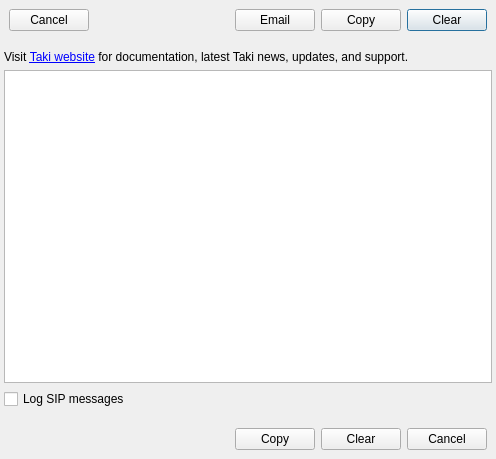
<?xml version="1.0" encoding="UTF-8"?>
<ui version="4.0">
 <class>HelpWindow</class>
 <widget class="QDialog" name="HelpWindow">
  <property name="geometry">
   <rect>
    <x>0</x>
    <y>0</y>
    <width>496</width>
    <height>459</height>
   </rect>
  </property>
  <property name="windowTitle">
   <string>Support</string>
  </property>
  <layout class="QGridLayout" name="gridLayout_2">
   <property name="margin">
    <number>0</number>
   </property>
   <item row="1" column="0">
    <layout class="QGridLayout" name="gridLayout">
     <property name="margin">
      <number>4</number>
     </property>
     <item row="2" column="0" colspan="3">
      <widget class="QCheckBox" name="cbLogSipMsg">
       <property name="text">
        <string>Log SIP messages</string>
       </property>
      </widget>
     </item>
     <item row="1" column="0" colspan="3">
      <widget class="QPlainTextEdit" name="logBrowser">
       <property name="focusPolicy">
        <enum>Qt::NoFocus</enum>
       </property>
       <property name="horizontalScrollBarPolicy">
        <enum>Qt::ScrollBarAlwaysOff</enum>
       </property>
       <property name="undoRedoEnabled">
        <bool>false</bool>
       </property>
       <property name="readOnly">
        <bool>true</bool>
       </property>
       <property name="textInteractionFlags">
        <set>Qt::NoTextInteraction</set>
       </property>
       <property name="maximumBlockCount">
        <number>10000</number>
       </property>
      </widget>
     </item>
     <item row="0" column="0" colspan="3">
      <widget class="QLabel" name="label">
       <property name="text">
        <string>&lt;html&gt;&lt;head/&gt;&lt;body&gt;&lt;p&gt;Visit &lt;a href=&quot;http://taki.sourceforge.net/&quot;&gt;Taki website&lt;/a&gt; for documentation, latest Taki news, updates, and support. &lt;/p&gt;&lt;/body&gt;&lt;/html&gt;</string>
       </property>
       <property name="wordWrap">
        <bool>true</bool>
       </property>
       <property name="openExternalLinks">
        <bool>true</bool>
       </property>
      </widget>
     </item>
    </layout>
   </item>
   <item row="0" column="0">
    <widget class="QFrame" name="frBBControls">
     <property name="frameShape">
      <enum>QFrame::NoFrame</enum>
     </property>
     <property name="frameShadow">
      <enum>QFrame::Plain</enum>
     </property>
     <layout class="QGridLayout" name="gridLayout_3">
      <item row="0" column="6">
       <widget class="QPushButton" name="btClearBB">
        <property name="text">
         <string>Clear</string>
        </property>
       </widget>
      </item>
      <item row="0" column="2">
       <widget class="QLabel" name="bbFrameLabel">
        <property name="text">
         <string/>
        </property>
       </widget>
      </item>
      <item row="0" column="5">
       <widget class="QPushButton" name="btCopyBB">
        <property name="text">
         <string>Copy</string>
        </property>
       </widget>
      </item>
      <item row="0" column="3">
       <spacer name="horizontalSpacer_3">
        <property name="orientation">
         <enum>Qt::Horizontal</enum>
        </property>
        <property name="sizeHint" stdset="0">
         <size>
          <width>40</width>
          <height>20</height>
         </size>
        </property>
       </spacer>
      </item>
      <item row="0" column="0">
       <widget class="QPushButton" name="btCancelBB">
        <property name="text">
         <string>Cancel</string>
        </property>
       </widget>
      </item>
      <item row="0" column="1">
       <spacer name="horizontalSpacer_2">
        <property name="orientation">
         <enum>Qt::Horizontal</enum>
        </property>
        <property name="sizeHint" stdset="0">
         <size>
          <width>40</width>
          <height>20</height>
         </size>
        </property>
       </spacer>
      </item>
      <item row="0" column="4">
       <widget class="QPushButton" name="btEmailBB">
        <property name="text">
         <string>Email</string>
        </property>
       </widget>
      </item>
     </layout>
    </widget>
   </item>
   <item row="2" column="0">
    <widget class="QFrame" name="frDesktopControls">
     <property name="frameShape">
      <enum>QFrame::NoFrame</enum>
     </property>
     <property name="frameShadow">
      <enum>QFrame::Plain</enum>
     </property>
     <layout class="QGridLayout" name="gridLayout_4">
      <item row="0" column="1">
       <widget class="QPushButton" name="btCopy">
        <property name="text">
         <string>Copy</string>
        </property>
       </widget>
      </item>
      <item row="0" column="2">
       <widget class="QPushButton" name="btClear">
        <property name="text">
         <string>Clear</string>
        </property>
       </widget>
      </item>
      <item row="0" column="3">
       <widget class="QPushButton" name="btCancel">
        <property name="text">
         <string>Cancel</string>
        </property>
       </widget>
      </item>
      <item row="0" column="0">
       <spacer name="horizontalSpacer_4">
        <property name="orientation">
         <enum>Qt::Horizontal</enum>
        </property>
        <property name="sizeHint" stdset="0">
         <size>
          <width>40</width>
          <height>20</height>
         </size>
        </property>
       </spacer>
      </item>
     </layout>
    </widget>
   </item>
  </layout>
 </widget>
 <resources/>
 <connections>
  <connection>
   <sender>btClear</sender>
   <signal>clicked()</signal>
   <receiver>logBrowser</receiver>
   <slot>clear()</slot>
   <hints>
    <hint type="sourcelabel">
     <x>418</x>
     <y>454</y>
    </hint>
    <hint type="destinationlabel">
     <x>311</x>
     <y>168</y>
    </hint>
   </hints>
  </connection>
  <connection>
   <sender>btCopy</sender>
   <signal>pressed()</signal>
   <receiver>logBrowser</receiver>
   <slot>selectAll()</slot>
   <hints>
    <hint type="sourcelabel">
     <x>355</x>
     <y>454</y>
    </hint>
    <hint type="destinationlabel">
     <x>242</x>
     <y>193</y>
    </hint>
   </hints>
  </connection>
  <connection>
   <sender>btCopy</sender>
   <signal>released()</signal>
   <receiver>logBrowser</receiver>
   <slot>copy()</slot>
   <hints>
    <hint type="sourcelabel">
     <x>355</x>
     <y>454</y>
    </hint>
    <hint type="destinationlabel">
     <x>272</x>
     <y>221</y>
    </hint>
   </hints>
  </connection>
  <connection>
   <sender>btCancel</sender>
   <signal>pressed()</signal>
   <receiver>HelpWindow</receiver>
   <slot>reject()</slot>
   <hints>
    <hint type="sourcelabel">
     <x>491</x>
     <y>454</y>
    </hint>
    <hint type="destinationlabel">
     <x>113</x>
     <y>276</y>
    </hint>
   </hints>
  </connection>
  <connection>
   <sender>cbLogSipMsg</sender>
   <signal>stateChanged(int)</signal>
   <receiver>HelpWindow</receiver>
   <slot>logMsgChanged(int)</slot>
   <hints>
    <hint type="sourcelabel">
     <x>20</x>
     <y>418</y>
    </hint>
    <hint type="destinationlabel">
     <x>140</x>
     <y>244</y>
    </hint>
   </hints>
  </connection>
  <connection>
   <sender>btCancelBB</sender>
   <signal>clicked()</signal>
   <receiver>HelpWindow</receiver>
   <slot>reject()</slot>
   <hints>
    <hint type="sourcelabel">
     <x>65</x>
     <y>22</y>
    </hint>
    <hint type="destinationlabel">
     <x>87</x>
     <y>44</y>
    </hint>
   </hints>
  </connection>
  <connection>
   <sender>btClearBB</sender>
   <signal>clicked()</signal>
   <receiver>logBrowser</receiver>
   <slot>clear()</slot>
   <hints>
    <hint type="sourcelabel">
     <x>457</x>
     <y>25</y>
    </hint>
    <hint type="destinationlabel">
     <x>431</x>
     <y>95</y>
    </hint>
   </hints>
  </connection>
  <connection>
   <sender>btCopyBB</sender>
   <signal>pressed()</signal>
   <receiver>logBrowser</receiver>
   <slot>selectAll()</slot>
   <hints>
    <hint type="sourcelabel">
     <x>389</x>
     <y>25</y>
    </hint>
    <hint type="destinationlabel">
     <x>347</x>
     <y>87</y>
    </hint>
   </hints>
  </connection>
  <connection>
   <sender>btCopyBB</sender>
   <signal>released()</signal>
   <receiver>logBrowser</receiver>
   <slot>copy()</slot>
   <hints>
    <hint type="sourcelabel">
     <x>400</x>
     <y>17</y>
    </hint>
    <hint type="destinationlabel">
     <x>387</x>
     <y>92</y>
    </hint>
   </hints>
  </connection>
  <connection>
   <sender>btEmailBB</sender>
   <signal>clicked()</signal>
   <receiver>HelpWindow</receiver>
   <slot>emailLog()</slot>
   <hints>
    <hint type="sourcelabel">
     <x>331</x>
     <y>20</y>
    </hint>
    <hint type="destinationlabel">
     <x>276</x>
     <y>32</y>
    </hint>
   </hints>
  </connection>
 </connections>
 <slots>
  <slot>logMsgChanged(int)</slot>
  <slot>emailLog()</slot>
 </slots>
</ui>
